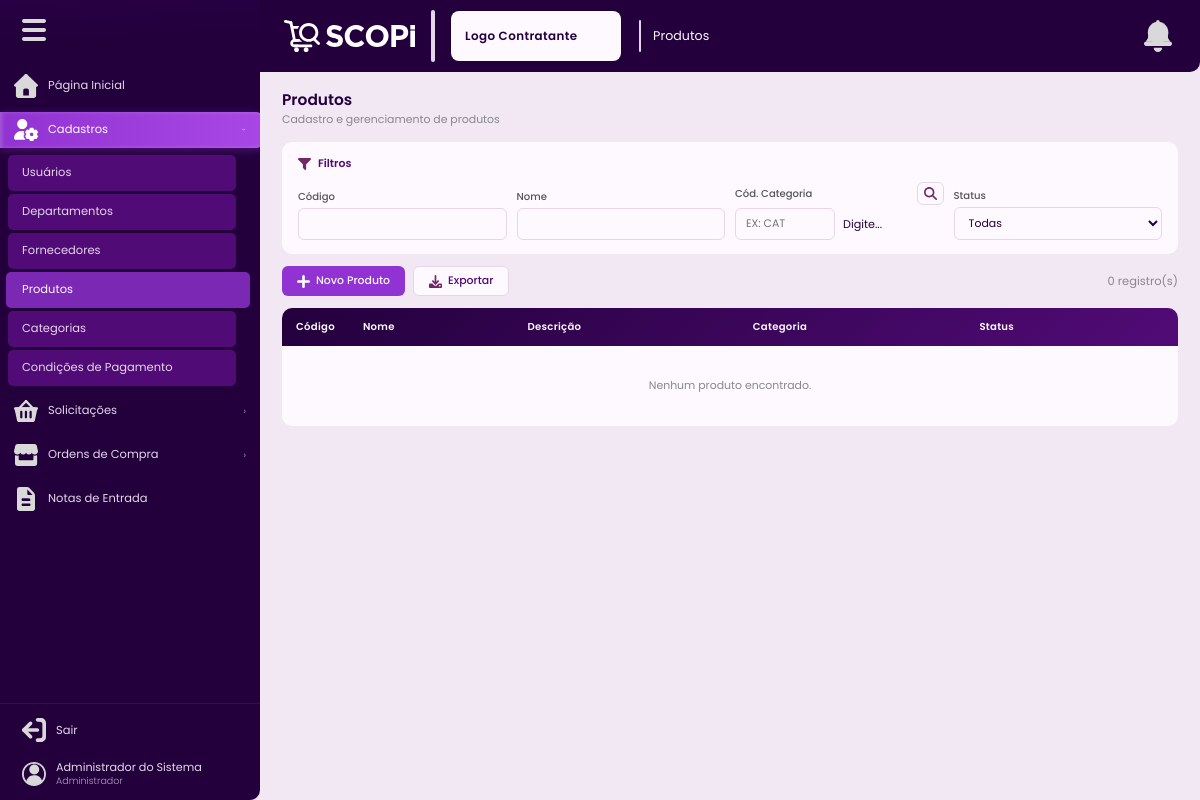
Before: /produtos (signed in) with the older database file.
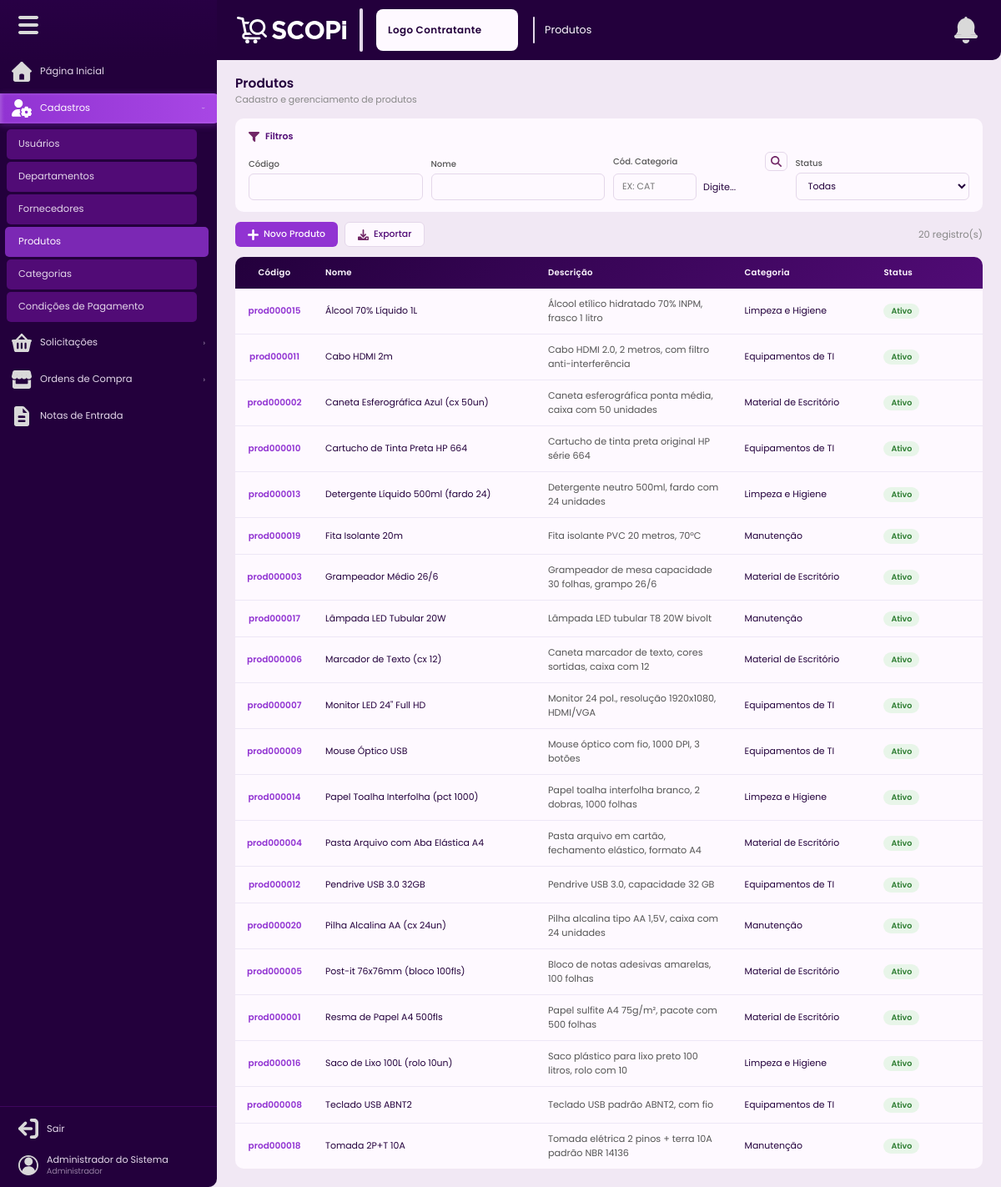
After: the same page with the newer database file.
### tables this page shows
CREATE TABLE IF NOT EXISTS produtos (
    id           INT UNSIGNED AUTO_INCREMENT PRIMARY KEY,
    nome         VARCHAR(200) NOT NULL,
    descricao    TEXT         NULL,
    codigo       VARCHAR(20)  NOT NULL UNIQUE,
    categoria_id INT UNSIGNED NULL,
    situacao     ENUM('ativo','inativo') NOT NULL DEFAULT 'ativo',
    criado_em    DATETIME     NOT NULL DEFAULT CURRENT_TIMESTAMP,
    atualizado_em DATETIME    NULL ON UPDATE CURRENT_TIMESTAMP,
    INDEX idx_situacao (situacao),
    CONSTRAINT fk_produto_categoria FOREIGN KEY (categoria_id) REFERENCES categorias(id) ON DELETE SET NULL
);

CREATE TABLE IF NOT EXISTS categorias (
    id        INT UNSIGNED AUTO_INCREMENT PRIMARY KEY,
    nome      VARCHAR(100) NOT NULL UNIQUE,
    codigo    VARCHAR(20)  NOT NULL UNIQUE,
    situacao  ENUM('ativo','inativo') NOT NULL DEFAULT 'ativo'
);

### Controllers/BaseController.php (called while the page is built, shortened)
<?php
class BaseController{
    protected function renderizar(string $view, array $variaveis = []): void {
        extract($variaveis);
        require_once __DIR__ . '/../Views/templates/header.php';
        require_once __DIR__ . '/../Views/' . $view . '.php';
        require_once __DIR__ . '/../Views/templates/footer.php';
    }
}

### Controllers/ProdutoControlador.php (called while the page is built, shortened)
<?php
class ProdutoControlador extends BaseController {
    private ProdutoModelo $m;
    public function __construct() { $this->m = new ProdutoModelo(); }
    public function listar(): void {
        $filtros = $_GET;
        $produtos = $this->m->listarComFiltros($filtros);
        $this->renderizar('cadastros/produtos', compact('produtos', 'filtros', 'categorias'));
    }
}

### index.php (called while the page is built, shortened)
<?php
require_once __DIR__ . '/Autoloader.php';
$routes = require __DIR__ . '/Config/Routes.php';
$uri = parse_url($_SERVER['REQUEST_URI'] ?? '/', PHP_URL_PATH) ?: '/';
$uri = '/' . trim($uri, '/');
$uri = $uri === '//' ? '/' : $uri;
function matchRoute(string $uri, array $routes): array
{
    foreach ($routes as $route => $handler) {
        $pattern = preg_replace('/\{[^\/]+\}/', '([^\/]+)', $route);
        $pattern = '#^' . rtrim($pattern, '/') . '$#';
        if (preg_match($pattern, rtrim($uri, '/') ?: '/', $matches)) {
            array_shift($matches);
            return [$handler, $matches];
        }
    }
    return [null, []];
}
[$handler, $params] = matchRoute($uri, $routes);
[$controllerName, $method] = $handler;
$controller = new $className();
call_user_func_array([$controller, $method], $params);

### Autoloader.php (called while the page is built, shortened)
<?php
class Autoloader
{
    public static function register()
    {
        spl_autoload_register(function ($class) {
            $file = str_replace('\\', DIRECTORY_SEPARATOR, $class).'.php';
            if (file_exists($file)) {
                return true;
            }
            return false;
        });
    }
}

### Config/BancoDados.php (called while the page is built, shortened)
<?php
class BancoDados {
    private static ?self $instancia = null;
    private \PDO $conexao;
    private function __construct() {
        $hospedeiro = getenv('DB_HOST') ?: 'mysql';
        $nomeBanco  = getenv('NAME') ?: 'scopi';
        $usuario    = getenv('USER') ?: 'root';
        $senha      = getenv('PASS') !== false ? getenv('PASS') : 'root';
        $port       = getenv('DB_PORT') ?: '3306';
        $dsn = "mysql:host={$hospedeiro};dbname={$nomeBanco};port={$port};charset=utf8mb4";
        $this->conexao = new \PDO($dsn, $usuario, $senha, [
            \PDO::ATTR_ERRMODE            => \PDO::ERRMODE_EXCEPTION,
            \PDO::ATTR_DEFAULT_FETCH_MODE => \PDO::FETCH_ASSOC,
            \PDO::ATTR_EMULATE_PREPARES   => false,
        ]);
    }
    public static function obterInstancia(): self {
        if (self::$instancia === null) self::$instancia = new self();
        return self::$instancia;
    }
    public function obterConexao(): \PDO {
        return $this->conexao;
    }
}

### Models/ModeloBase.php (called while the page is built, shortened)
<?php
abstract class ModeloBase {
    public function __construct() {
        $this->bd = BancoDados::obterInstancia()->obterConexao();
    }
}

### Models/ProdutoModelo.php (called while the page is built, shortened)
<?php
class ProdutoModelo extends ModeloBase {
    public function listarComFiltros(array $filtros = []): array {
        $sql = "SELECT p.*, c.nome AS nome_categoria FROM produtos p LEFT JOIN categorias c ON c.id=p.categoria_id WHERE 1=1";
        $p = [];
        $sql .= ' ORDER BY p.nome ASC';
        $q = $this->bd->prepare($sql); $q->execute($p);
        return $q->fetchAll();
    }
}

### Config/Auxiliares.php (called while the page is built, shortened)
<?php
class Auxiliares {
    public static function escapar(?string $valor): string {
        return htmlspecialchars($valor ?? '', ENT_QUOTES, 'UTF-8');
    }
}

### Views/cadastros/produtos.php (the view, shortened to what the changed rows need)
<div class="pagina-cabecalho"><h1 class="pagina-titulo">Produtos</h1><p class="pagina-subtitulo">Cadastro e gerenciamento de produtos</p></div>
<div class="barra-acoes">
  <div class="grupo-botoes">
    <button class="btn btn-primario" onclick="Scopi.abrirCadastro('modalProduto','formProduto')"><img src="<?= BASE_URL ?>/public/assets/icons/iconeInserir.svg" alt=""> Novo Produto</button>
    <button class="btn btn-secundario" onclick="window.open('<?= BASE_URL ?>/produtos/exportar' + window.location.search, '_blank')"><img src="<?= BASE_URL ?>/public/assets/icons/iconeDownload.svg" alt=""> Exportar</button>
  </div>
  <span style="font-size:.82rem;color:#888;"><?= count($produtos) ?> registro(s)</span>
</div>
<div class="tabela-container">
  <table class="tabela">
    <thead><tr><th>Código</th><th>Nome</th><th>Descrição</th><th>Categoria</th><th>Status</th><th class="coluna-acoes"></th></tr></thead>
    <tbody>
      <?php if(empty($produtos)): ?><tr><td colspan="6" style="text-align:center;padding:32px;color:#888;">Nenhum produto encontrado.</td></tr>
      <?php else: foreach($produtos as $p): ?>
      <tr>
        <td><span class="cod-clicavel" onclick="Scopi.abrirRegistro('modalProduto','formProduto','/produtos/dados',<?= $p['id'] ?>,'visualizar')"><?= Auxiliares::escapar($p['codigo']) ?></span></td>
        <td><?= Auxiliares::escapar($p['nome']) ?></td>
        <td style="font-size:0.8rem;color:#555;max-width:200px;"><?= Auxiliares::escapar(mb_strimwidth($p['descricao']??'—', 0, 60, '…')) ?></td>
        <td><?= Auxiliares::escapar($p['nome_categoria']??'—') ?></td>
        <td><span class="badge badge-<?= $p['situacao'] ?>"><?= ucfirst($p['situacao']) ?></span></td>
        <td class="coluna-acoes"></td>
      </tr>
      <?php endforeach; endif; ?>
    </tbody>
  </table>
</div>

Changed rows visible on the page:
added produtos: codigo "prod000015", nome "Álcool 70% Líquido 1L", descricao "Álcool etílico hidratado 70% INPM, frasco 1 litro", categoria.nome "Limpeza e Higiene", situacao "Ativo"
added produtos: codigo "prod000011", nome "Cabo HDMI 2m", descricao "Cabo HDMI 2.0, 2 metros, com filtro anti-interferência", categoria.nome "Equipamentos de TI", situacao "Ativo"
added produtos: codigo "prod000002", nome "Caneta Esferográfica Azul (cx 50un)", descricao "Caneta esferográfica ponta média, caixa com 50 unidades", categoria.nome "Material de Escritório", situacao "Ativo"
added produtos: codigo "prod000010", nome "Cartucho de Tinta Preta HP 664", descricao "Cartucho de tinta preta original HP série 664", categoria.nome "Equipamentos de TI", situacao "Ativo"
added produtos: codigo "prod000013", nome "Detergente Líquido 500ml (fardo 24)", descricao "Detergente neutro 500ml, fardo com 24 unidades", categoria.nome "Limpeza e Higiene", situacao "Ativo"
added produtos: codigo "prod000019", nome "Fita Isolante 20m", descricao "Fita isolante PVC 20 metros, 70°C", categoria.nome "Manutenção", situacao "Ativo"
added produtos: codigo "prod000003", nome "Grampeador Médio 26/6", descricao "Grampeador de mesa capacidade 30 folhas, grampo 26/6", categoria.nome "Material de Escritório", situacao "Ativo"
added produtos: codigo "prod000017", nome "Lâmpada LED Tubular 20W", descricao "Lâmpada LED tubular T8 20W bivolt", categoria.nome "Manutenção", situacao "Ativo"
added produtos: codigo "prod000006", nome "Marcador de Texto (cx 12)", descricao "Caneta marcador de texto, cores sortidas, caixa com 12", categoria.nome "Material de Escritório", situacao "Ativo"
added produtos: codigo "prod000007", nome "Monitor LED 24\" Full HD", descricao "Monitor 24 pol., resolução 1920x1080, HDMI/VGA", categoria.nome "Equipamentos de TI", situacao "Ativo"
added produtos: codigo "prod000009", nome "Mouse Óptico USB", descricao "Mouse óptico com fio, 1000 DPI, 3 botões", categoria.nome "Equipamentos de TI", situacao "Ativo"
added produtos: codigo "prod000014", nome "Papel Toalha Interfolha (pct 1000)", descricao "Papel toalha interfolha branco, 2 dobras, 1000 folhas", categoria.nome "Limpeza e Higiene", situacao "Ativo"
added produtos: codigo "prod000004", nome "Pasta Arquivo com Aba Elástica A4", descricao "Pasta arquivo em cartão, fechamento elástico, formato A4", categoria.nome "Material de Escritório", situacao "Ativo"
added produtos: codigo "prod000012", nome "Pendrive USB 3.0 32GB", descricao "Pendrive USB 3.0, capacidade 32 GB", categoria.nome "Equipamentos de TI", situacao "Ativo"
added produtos: codigo "prod000020", nome "Pilha Alcalina AA (cx 24un)", descricao "Pilha alcalina tipo AA 1,5V, caixa com 24 unidades", categoria.nome "Manutenção", situacao "Ativo"
added produtos: codigo "prod000005", nome "Post-it 76x76mm (bloco 100fls)", descricao "Bloco de notas adesivas amarelas, 100 folhas", categoria.nome "Material de Escritório", situacao "Ativo"
added produtos: codigo "prod000001", nome "Resma de Papel A4 500fls", descricao "Papel sulfite A4 75g/m², pacote com 500 folhas", categoria.nome "Material de Escritório", situacao "Ativo"
added produtos: codigo "prod000016", nome "Saco de Lixo 100L (rolo 10un)", descricao "Saco plástico para lixo preto 100 litros, rolo com 10", categoria.nome "Limpeza e Higiene", situacao "Ativo"
added produtos: codigo "prod000008", nome "Teclado USB ABNT2", descricao "Teclado USB padrão ABNT2, com fio", categoria.nome "Equipamentos de TI", situacao "Ativo"
added produtos: codigo "prod000018", nome "Tomada 2P+T 10A", descricao "Tomada elétrica 2 pinos + terra 10A padrão NBR 14136", categoria.nome "Manutenção", situacao "Ativo"
Other visible differences:
count($produtos): "0" → "20"
text no longer shown: "Nenhum produto encontrado."
